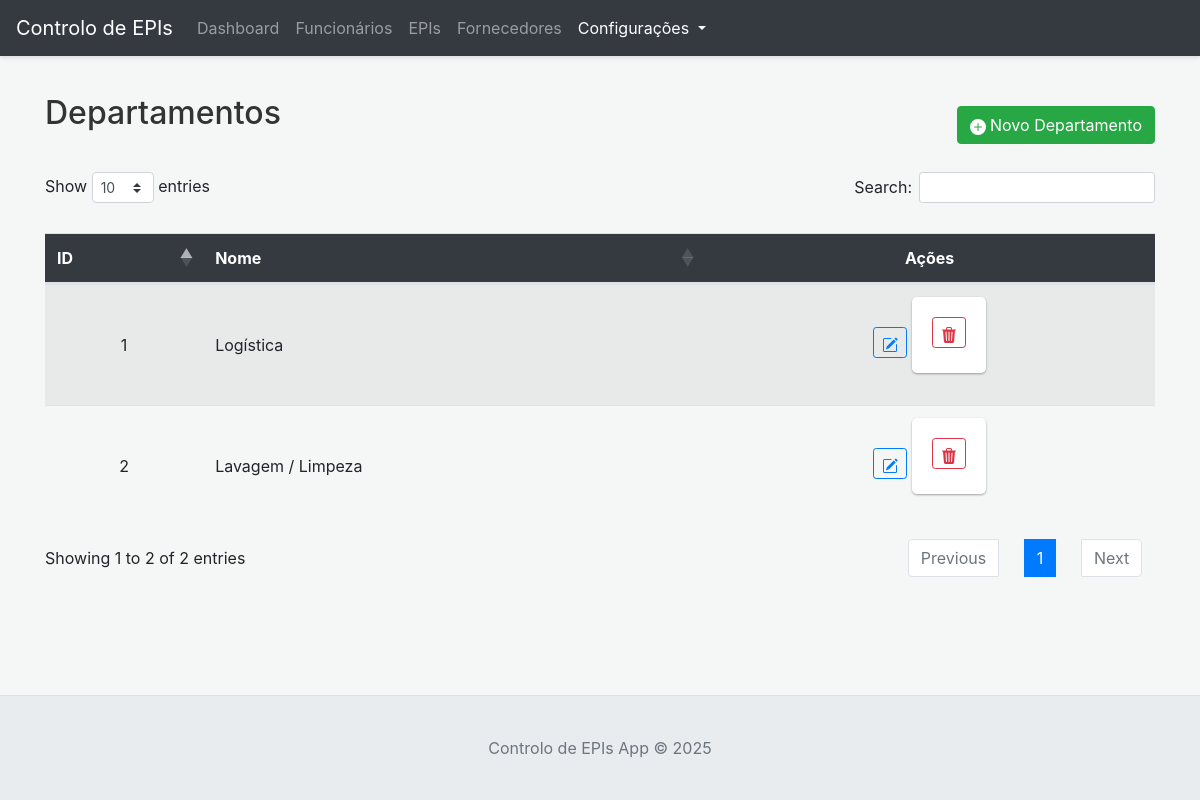
The page /departamentos on the database as committed earlier.
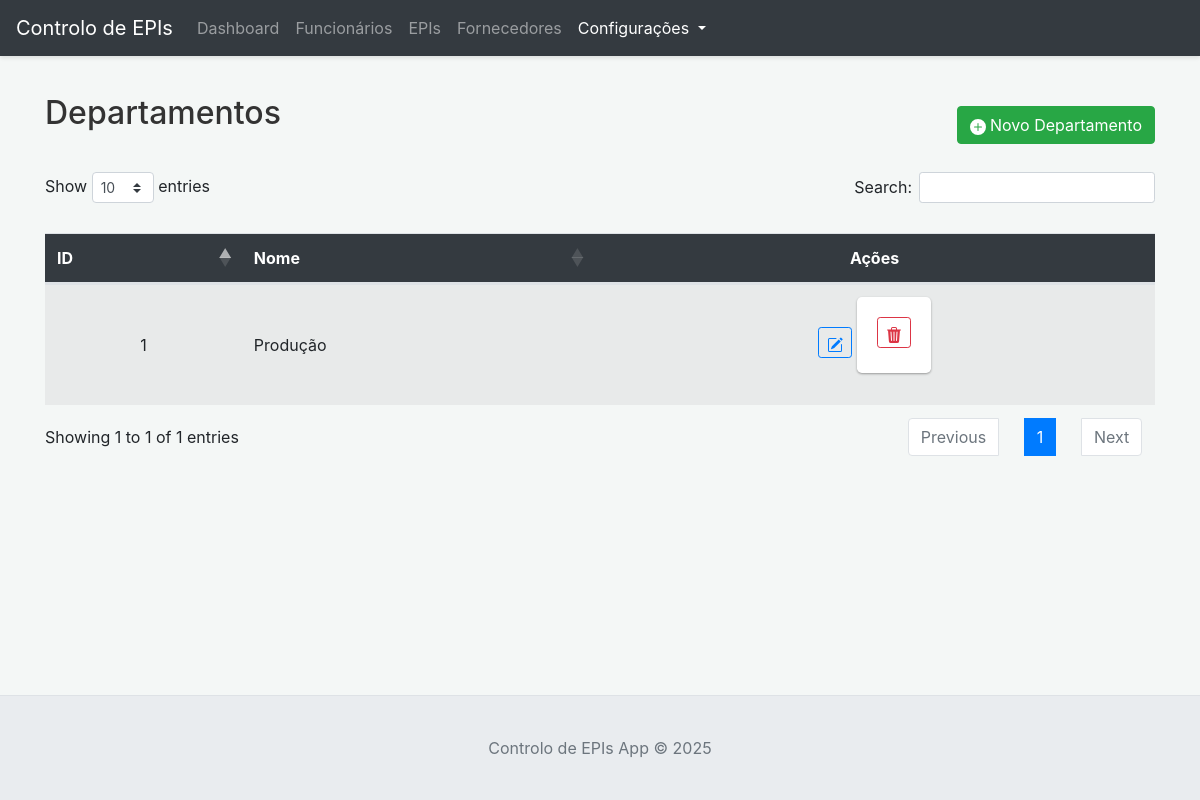
The same page on the database as committed later.
### tables this page shows
CREATE TABLE departamentos (
                id INTEGER PRIMARY KEY AUTOINCREMENT,
                nome TEXT NOT NULL UNIQUE
            );

### app.py (the view)
@app.route('/departamentos')
def listar_departamentos():
    return render_template('departamentos.html', departamentos=db.get_all_departamentos() or [])

### app.py (called while the page is built)
@app.context_processor
def inject_now():
    return {'now': datetime.datetime.now(datetime.timezone.utc)}

### database.py (called while the page is built)
    def _get_conn(self):
        conn = sqlite3.connect(self.db_path)
        conn.row_factory = sqlite3.Row
        conn.execute("PRAGMA foreign_keys = ON;")
        return conn

    def get_all_departamentos(self):
        query = "SELECT * FROM departamentos ORDER BY nome"
        return self.execute_query(query, fetch_all=True)

### templates/departamentos.html (shortened to what this page needs)
{% extends "base.html" %}
{% block content %}
<div class="d-flex justify-content-between align-items-center mb-3">
    <h2>Departamentos</h2>
    <button type="button" class="btn btn-success" data-toggle="modal" data-target="#modalDepartamento" id="btnNovoDepartamento">
        <svg xmlns="http://www.w3.org/2000/svg" width="16" height="16" fill="currentColor" class="bi bi-plus-circle-fill" viewBox="0 0 16 16">
            <path d="M16 8A8 8 0 1 1 0 8a8 8 0 0 1 16 0zM8.5 4.5a.5.5 0 0 0-1 0v3h-3a.5.5 0 0 0 0 1h3v3a.5.5 0 0 0 1 0v-3h3a.5.5 0 0 0 0-1h-3v-3z"/>
        </svg>
        Novo Departamento
    </button>
</div>
{% if departamentos %}
<div class="table-responsive">
    <table class="table table-striped table-hover" id="tabelaDepartamentos">
        <thead>
            <tr>
                <th>ID</th>
                <th class="text-left-override">Nome</th>
                <th>Ações</th>
            </tr>
        </thead>
        <tbody>
            {% for dep in departamentos %}
            <tr>
                <td>{{ dep.id }}</td>
                <td class="text-left-override">{{ dep.nome }}</td>
                <td>
                    <div class="action-buttons">
                        <button type="button" class="btn btn-sm btn-outline-primary btn-editar-departamento" title="Editar"
                                data-toggle="modal" data-target="#modalDepartamento" data-id="{{ dep.id }}" data-nome="{{ dep.nome }}">
                        </button>
                        <form action="{{ url_for('excluir_departamento', dep_id=dep.id) }}" method="POST" style="display:inline;" onsubmit="return confirm('Tem certeza que deseja excluir este departamento? Funcionários associados terão o departamento removido.');">
                            <button type="submit" class="btn btn-sm btn-outline-danger" title="Excluir">
                            </button>
                        </form>
                    </div>
                </td>
            </tr>
            {% endfor %}
        </tbody>
    </table>
</div>
{% else %}
<div class="alert alert-info mt-3" role="alert">
    Nenhum departamento cadastrado.
</div>
{% endif %}
{% endblock %}

Rows that differ between the two databases and show on the page:
removed departamentos: id "2", nome "Lavagem / Limpeza"
changed departamentos id 1: nome "Logística" → "Produção"
Other text that changed with them:
text written by a page script: "Show entries Search: Showing 1 to 2 of 2 entries Previous 1 Next" → "Show entries Search: Showing 1 to 1 of 1 entries Previous 1 Next"
